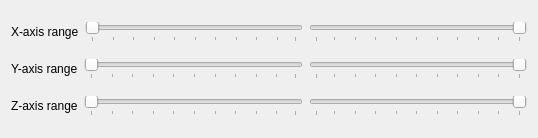
<?xml version="1.0" encoding="UTF-8"?>
<ui version="4.0">
 <class>Scatter3DWidget</class>
 <widget class="QWidget" name="Scatter3DWidget">
  <property name="geometry">
   <rect>
    <x>0</x>
    <y>0</y>
    <width>538</width>
    <height>138</height>
   </rect>
  </property>
  <property name="windowTitle">
   <string>Form</string>
  </property>
  <layout class="QVBoxLayout" name="verticalLayout">
   <item>
    <layout class="QHBoxLayout" name="horizontalLayout">
     <item>
      <widget class="QLabel" name="label">
       <property name="text">
        <string>X-axis range</string>
       </property>
      </widget>
     </item>
     <item>
      <widget class="QSlider" name="horizontalSlider_xmin">
       <property name="orientation">
        <enum>Qt::Horizontal</enum>
       </property>
       <property name="tickPosition">
        <enum>QSlider::TicksBelow</enum>
       </property>
       <property name="tickInterval">
        <number>10</number>
       </property>
      </widget>
     </item>
     <item>
      <widget class="QSlider" name="horizontalSlider_xmax">
       <property name="orientation">
        <enum>Qt::Horizontal</enum>
       </property>
       <property name="invertedAppearance">
        <bool>true</bool>
       </property>
       <property name="invertedControls">
        <bool>false</bool>
       </property>
       <property name="tickPosition">
        <enum>QSlider::TicksBelow</enum>
       </property>
       <property name="tickInterval">
        <number>10</number>
       </property>
      </widget>
     </item>
    </layout>
   </item>
   <item>
    <layout class="QHBoxLayout" name="horizontalLayout_2">
     <item>
      <widget class="QLabel" name="label_2">
       <property name="text">
        <string>Y-axis range</string>
       </property>
      </widget>
     </item>
     <item>
      <widget class="QSlider" name="horizontalSlider_ymin">
       <property name="orientation">
        <enum>Qt::Horizontal</enum>
       </property>
       <property name="tickPosition">
        <enum>QSlider::TicksBelow</enum>
       </property>
       <property name="tickInterval">
        <number>10</number>
       </property>
      </widget>
     </item>
     <item>
      <widget class="QSlider" name="horizontalSlider_ymax">
       <property name="orientation">
        <enum>Qt::Horizontal</enum>
       </property>
       <property name="invertedAppearance">
        <bool>true</bool>
       </property>
       <property name="invertedControls">
        <bool>false</bool>
       </property>
       <property name="tickPosition">
        <enum>QSlider::TicksBelow</enum>
       </property>
       <property name="tickInterval">
        <number>10</number>
       </property>
      </widget>
     </item>
    </layout>
   </item>
   <item>
    <layout class="QHBoxLayout" name="horizontalLayout_3">
     <item>
      <widget class="QLabel" name="label_3">
       <property name="text">
        <string>Z-axis range</string>
       </property>
      </widget>
     </item>
     <item>
      <widget class="QSlider" name="horizontalSlider_zmin">
       <property name="orientation">
        <enum>Qt::Horizontal</enum>
       </property>
       <property name="tickPosition">
        <enum>QSlider::TicksBelow</enum>
       </property>
       <property name="tickInterval">
        <number>10</number>
       </property>
      </widget>
     </item>
     <item>
      <widget class="QSlider" name="horizontalSlider_zmax">
       <property name="value">
        <number>0</number>
       </property>
       <property name="orientation">
        <enum>Qt::Horizontal</enum>
       </property>
       <property name="invertedAppearance">
        <bool>true</bool>
       </property>
       <property name="invertedControls">
        <bool>false</bool>
       </property>
       <property name="tickPosition">
        <enum>QSlider::TicksBelow</enum>
       </property>
       <property name="tickInterval">
        <number>10</number>
       </property>
      </widget>
     </item>
    </layout>
   </item>
  </layout>
 </widget>
 <resources/>
 <connections/>
</ui>
